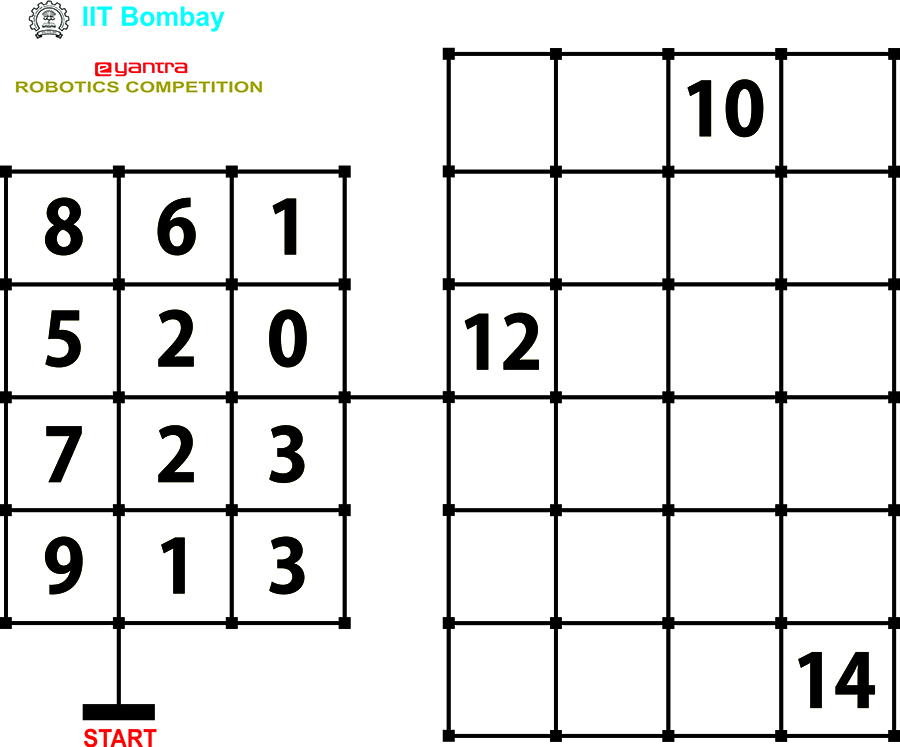
#> input picture test_image1.jpg, 900 x 747 px
$ python working.py
#> lines starting #> are read from the running program, lines starting #| are printed output that depends on the picture; after the words box and inside, x2 and y2 are one past the last pixel; in counts of white or black regions, pixels touching at a corner belong together
import cv2
import numpy as np


i=34
img = cv2.imread('test_image1.jpg')
#> img is the input picture: shape (747, 900, 3); mean B, G, R 228.8, 229.2, 229.1


#################### kernel processing##################
##kernel = cv2.getStructuringElement(cv2.MORPH_ELLIPSE, (3,3))


# IGNORE THIS BIT
##erosion = cv2.erode(img,kernel,iterations = 1)
##dilation = cv2.dilate(img, kernel, iterations = 3)
##
##opening = cv2.dilate(erosion, kernel, iterations = 1)
##closing = cv2.erode(dilation, kernel, iterations = 1)


################ contouring#######################

gray = cv2.cvtColor(img,cv2.COLOR_BGR2GRAY) # makes it grayscale
##cv2.imshow('gs',gray)
ret,thresh = cv2.threshold(gray,127,255,0) #thresholds it
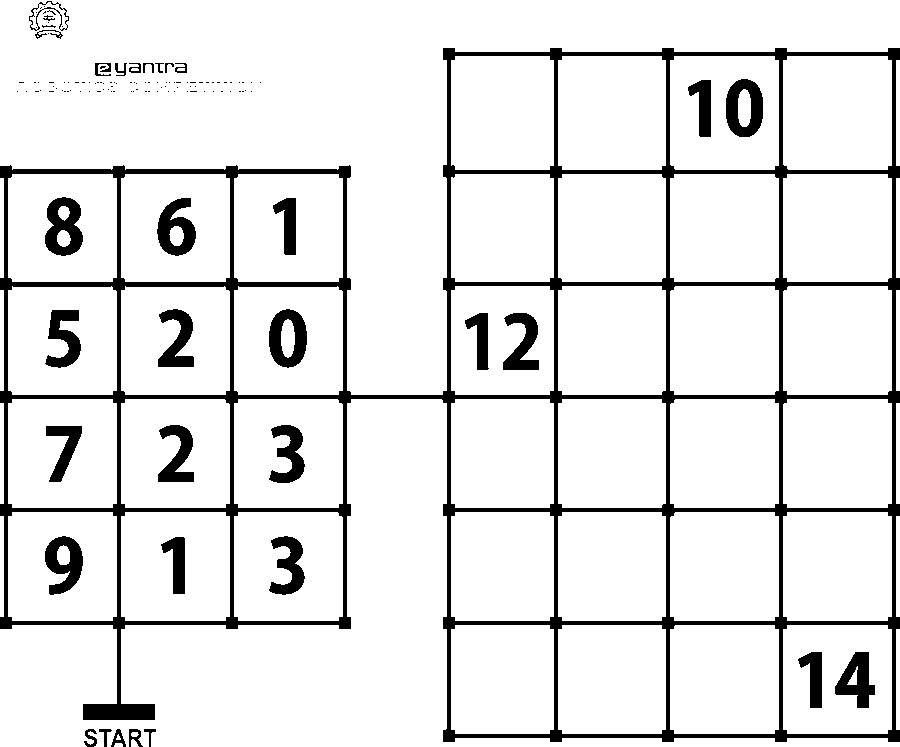
#> thresh: shape (747, 900); 90% white; 125 black regions (90 under 20 px)

contours, hierarchy = cv2.findContours(thresh,cv2.RETR_TREE,cv2.CHAIN_APPROX_SIMPLE)# finds the contours
#> contours = 208 contours, 113 with area under 20; largest, box (x1, y1, x2, y2) and area: (0, 0, 900, 395) 119749, (0, 399, 900, 747) 76892, (783, 56, 892, 170) 12141, (670, 56, 779, 170) 12141, (558, 56, 666, 170) 12029
cv2.drawContours(img,contours,40,(0,0,255),1) # draws the contours
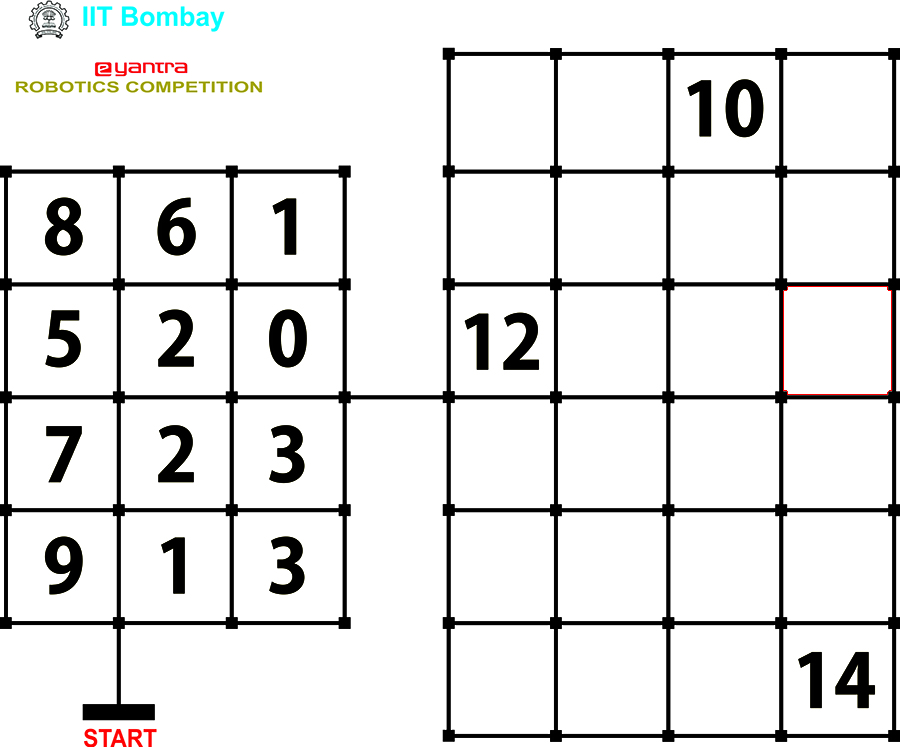
#> img: shape (747, 900, 3); 0.06% of pixels changed, all inside (x1, y1, x2, y2) = (783, 286, 892, 395)

##################### CONTOUR FILTERING #################
##print "Area = ", cv2.contourArea(contours[i])
for count in range(len(contours)):
    if cv2.contourArea(contours[count]) < 400: # 400 is the best yet
        pass

    elif cv2.contourArea(contours[count]) > 2000:
        pass
    else:
        cv2.drawContours(img,contours,count,(0,255,0),2)
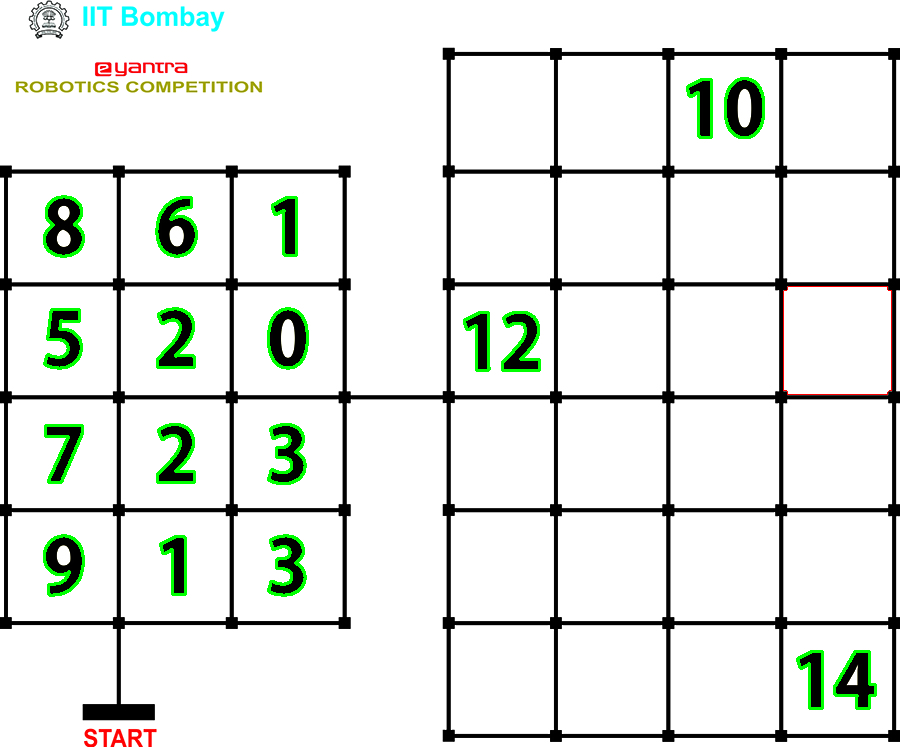
#> img: shape (747, 900, 3); 1.68% of pixels changed, all inside (x1, y1, x2, y2) = (43, 77, 877, 710)


###########################################################################################
cv2.imshow('image',img)
#cv2.imshow("thresh",thresh)
## Close and exit
cv2.waitKey(0)
cv2.destroyAllWindows()

$ run again, with test_image2.jpg copied over test_image1.jpg
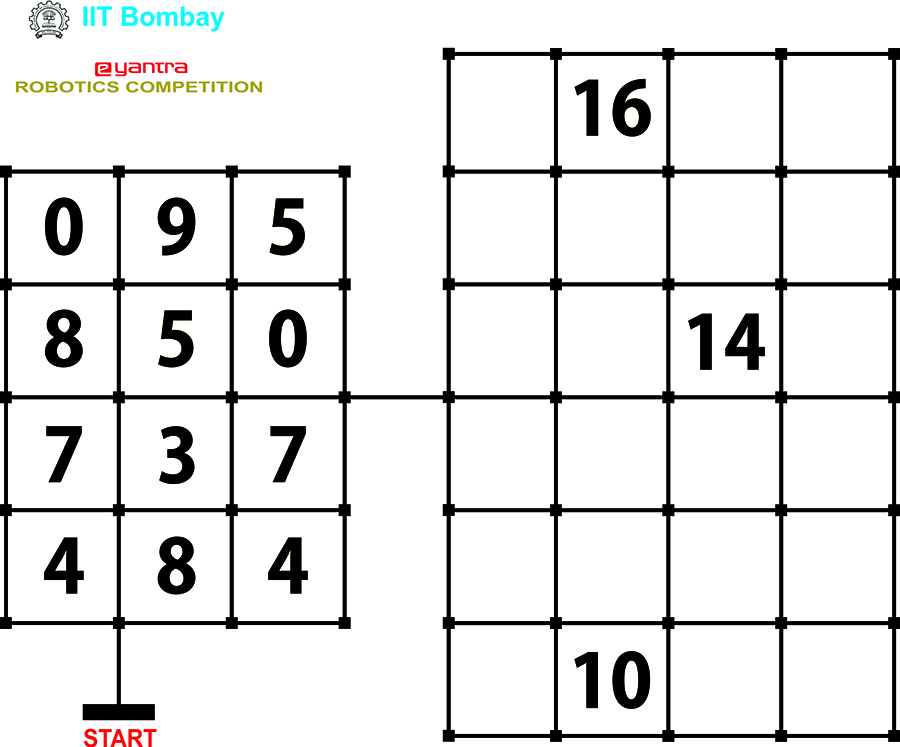
#> input picture test_image2.jpg, 900 x 747 px
#> img is the input picture: shape (747, 900, 3); mean B, G, R 228.3, 228.7, 228.7
#> `ret,thresh = cv2.threshold(gray,127,255,0)`:
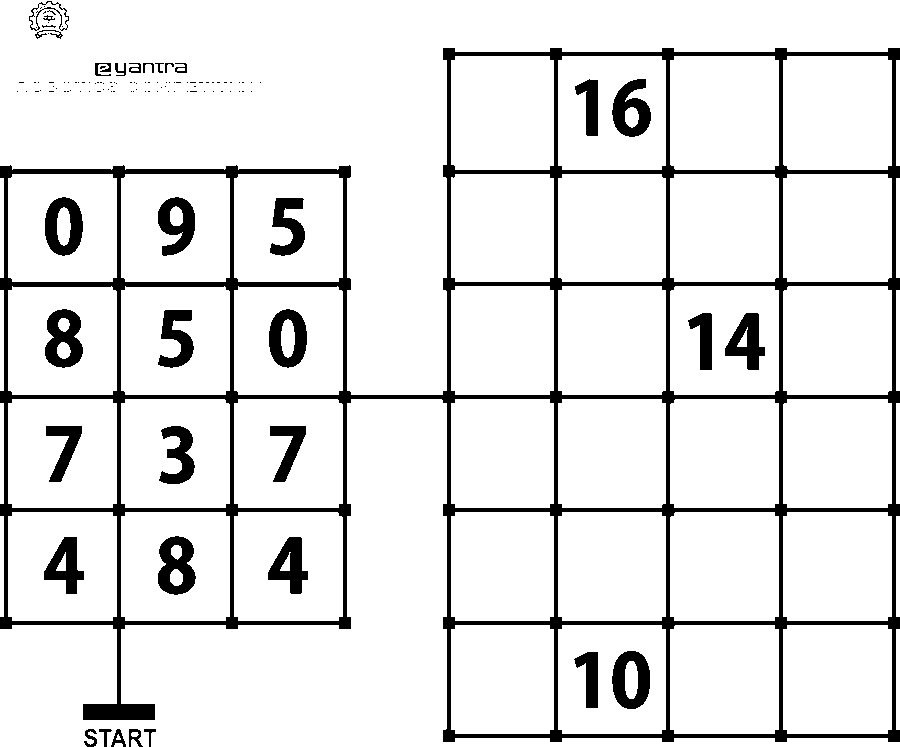
#> thresh: shape (747, 900); 89.8% white; 121 black regions (86 under 20 px)
#> contours = 212 contours, 112 with area under 20; largest, box (x1, y1, x2, y2) and area: (0, 0, 900, 395) 119749, (0, 399, 900, 747) 76892, (783, 56, 892, 170) 12141, (670, 56, 779, 170) 12141, (558, 56, 666, 170) 12029
#> after the loop `for count in range(len(contours)):`:
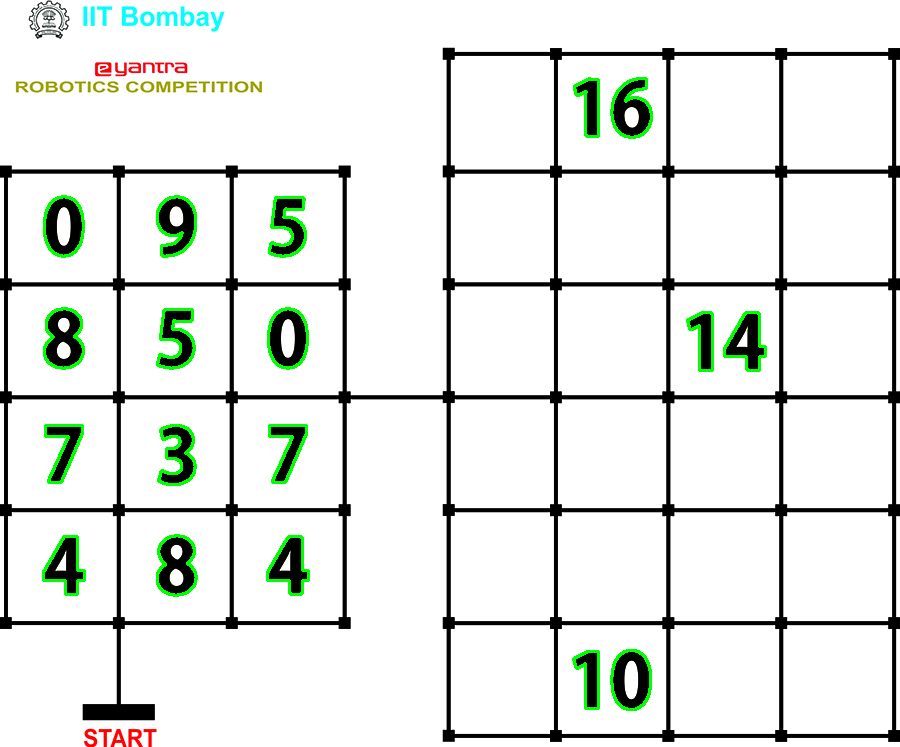
#> img: shape (747, 900, 3); mean B, G, R 225.6, 230.1, 225.9
